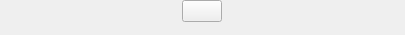
<?xml version="1.0" encoding="UTF-8"?>
<ui version="4.0">
 <class>Multivalue</class>
 <widget class="QWidget" name="Multivalue">
  <property name="geometry">
   <rect>
    <x>0</x>
    <y>0</y>
    <width>405</width>
    <height>35</height>
   </rect>
  </property>
  <property name="sizePolicy">
   <sizepolicy hsizetype="Expanding" vsizetype="Expanding">
    <horstretch>0</horstretch>
    <verstretch>0</verstretch>
   </sizepolicy>
  </property>
  <property name="windowTitle">
   <string>Form</string>
  </property>
  <layout class="QHBoxLayout" name="horizontalLayout">
   <property name="margin">
    <number>0</number>
   </property>
   <item>
    <layout class="QVBoxLayout" name="verticalLayout_2">
     <property name="spacing">
      <number>0</number>
     </property>
     <item>
      <layout class="QVBoxLayout" name="fields"/>
     </item>
     <item>
      <spacer name="verticalSpacer_2">
       <property name="orientation">
        <enum>Qt::Vertical</enum>
       </property>
       <property name="sizeHint" stdset="0">
        <size>
         <width>0</width>
         <height>40</height>
        </size>
       </property>
      </spacer>
     </item>
    </layout>
   </item>
   <item>
    <layout class="QVBoxLayout" name="verticalLayout">
     <property name="spacing">
      <number>0</number>
     </property>
     <item>
      <widget class="QPushButton" name="addValue">
       <property name="sizePolicy">
        <sizepolicy hsizetype="Fixed" vsizetype="Fixed">
         <horstretch>0</horstretch>
         <verstretch>0</verstretch>
        </sizepolicy>
       </property>
       <property name="layoutDirection">
        <enum>Qt::LeftToRight</enum>
       </property>
       <property name="text">
        <string/>
       </property>
       <property name="icon">
        <iconset resource="resources.qrc">
         <normaloff>:/ico/add.png</normaloff>:/ico/add.png</iconset>
       </property>
      </widget>
     </item>
     <item>
      <spacer name="verticalSpacer">
       <property name="orientation">
        <enum>Qt::Vertical</enum>
       </property>
       <property name="sizeHint" stdset="0">
        <size>
         <width>0</width>
         <height>40</height>
        </size>
       </property>
      </spacer>
     </item>
    </layout>
   </item>
  </layout>
 </widget>
 <resources>
  <include location="resources.qrc"/>
 </resources>
 <connections/>
</ui>
